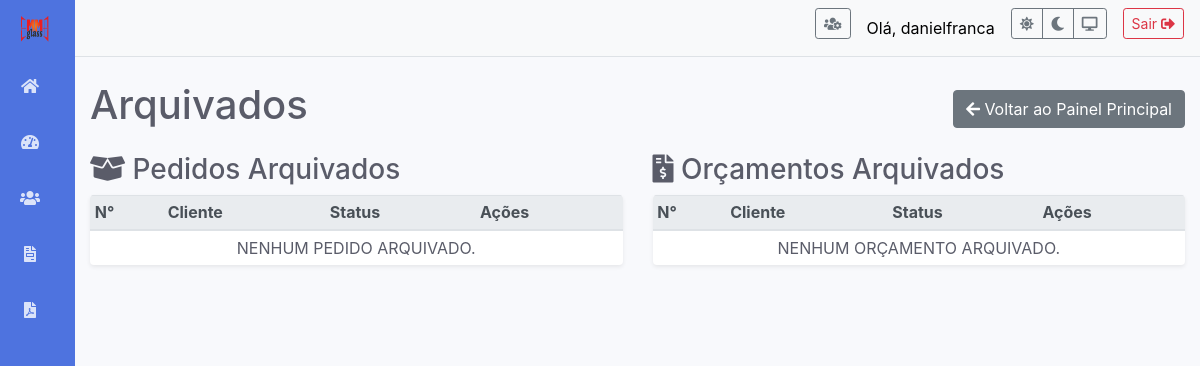
/arquivados (signed in), run on an earlier commit of the app's database.
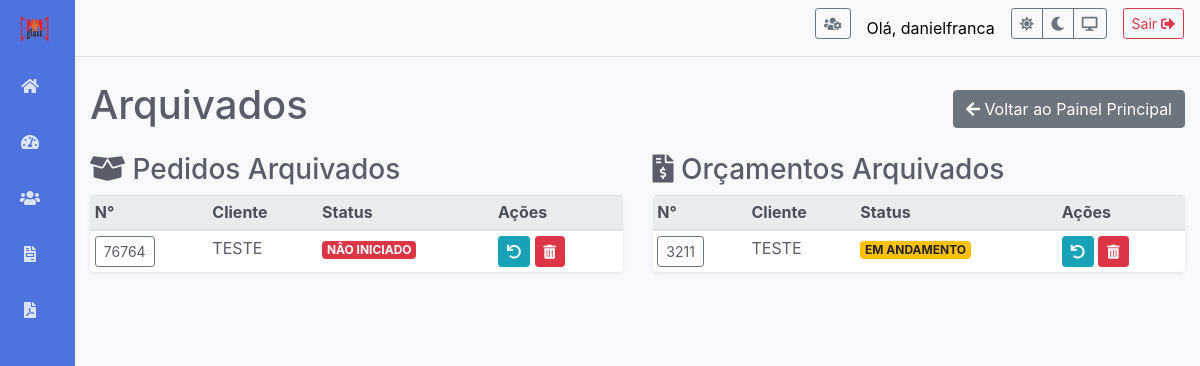
And on a later commit of the database.
### app.py (models this page shows)
class User(db.Model, UserMixin):
    id = db.Column(db.Integer, primary_key=True)
    username = db.Column(db.String(150), unique=True, nullable=False)
    password_hash = db.Column(db.String(150), nullable=False)
    is_admin = db.Column(db.Boolean, default=False, nullable=False)

class Entrada(db.Model):
    id = db.Column(db.Integer, primary_key=True)
    tipo = db.Column(db.String(50), nullable=False)
    numero_pedido = db.Column(db.Integer, unique=True, nullable=False)
    data_registro = db.Column(db.DateTime, nullable=False, default=datetime.utcnow)
    cliente = db.Column(db.String(100), nullable=False)
    status = db.Column(db.String(50), nullable=False, default='Não iniciado')
    descricao = db.Column(db.Text, nullable=False)
    observacoes = db.Column(db.Text, nullable=True)
    arquivado = db.Column(db.Boolean, default=False, nullable=False)
    anexos = db.relationship('Anexo', backref='entrada', lazy=True, cascade="all, delete-orphan")

### app.py (the view)
@app.route('/arquivados')
@login_required
def pedidos_arquivados():
    search_query = request.args.get('q', '')
    selected_status = request.args.get('status', '')
    pedidos_arquivados_query = Entrada.query.filter_by(tipo='Pedido', arquivado=True)
    orcamentos_arquivados_query = Entrada.query.filter_by(tipo='Orçamento', arquivado=True)
    pedidos = pedidos_arquivados_query.order_by(Entrada.data_registro.desc()).all()
    orcamentos = orcamentos_arquivados_query.order_by(Entrada.data_registro.desc()).all()
    return render_template('pedidos_arquivados.html', pedidos=pedidos, orcamentos=orcamentos,
                           search_query=search_query, selected_status=selected_status)

### app.py (called while the page is built)
@login_manager.user_loader
def load_user(user_id):
    return User.query.get(int(user_id))

### templates/pedidos_arquivados.html (shortened to what this page needs)
{% extends 'base.html' %}
{% block content %}
    <div class="d-flex justify-content-between align-items-center mb-3">
        <h1>Arquivados</h1>
        <a href="{{ url_for('painel_controle') }}" class="btn btn-secondary"><i class="fas fa-arrow-left"></i> Voltar ao Painel Principal</a>
    </div>
    <div class="row">
        <div class="col-lg-6">
            <h3><i class="fas fa-box-open"></i> Pedidos Arquivados</h3>
            <table class="table table-hover table-sm shadow-sm rounded table-uppercase">
                <thead class="thead-light">
                    <tr>
                        <th>N°</th>
                        <th>Cliente</th>
                        <th>Status</th>
                        <th>Ações</th>
                    </tr>
                </thead>
                <tbody>
                    {% for entrada in pedidos %}
                    <tr>
                        <td>
                            <button type="button" class="btn btn-outline-secondary btn-sm" style="color: var(--text-color);" data-toggle="modal" data-target="#detalhesModal-{{ entrada.id }}">
                                {% if entrada.numero_pedido > 1000000000 and entrada.tipo == 'Orçamento' %}
                                    <i class="fas fa-search"></i> Detalhes
                                {% else %}
                                    {{ entrada.numero_pedido }}
                                {% endif %}
                            </button>
                        </td>
                        <td>{{ entrada.cliente }}</td>
                        <td>
                            {% set status_color = 'secondary' %}
                            {% if entrada.status == 'Concluído' %}{% set status_color = 'success' %}
                            {% elif entrada.status == 'Em andamento' %}{% set status_color = 'warning' %}
                            {% elif entrada.status == 'Não iniciado' %}{% set status_color = 'danger' %}{% endif %}
                            <span class="badge badge-{{ status_color }}">{{ entrada.status }}</span>
                        </td>
                        <td>
                            <form action="{{ url_for('desarquivar_entrada', id=entrada.id) }}" method="post" style="display: inline;">
                                <button type="submit" class="btn btn-sm btn-info" title="Restaurar Pedido">
                                    <i class="fas fa-undo"></i>
                                </button>
                            </form>
                             <form action="{{ url_for('excluir_entrada', id=entrada.id) }}" method="post" style="display: inline;" onsubmit="return confirm('ATENÇÃO: Exclusão permanente! Tem a certeza?');">
                                <button type="submit" class="btn btn-sm btn-danger" title="Excluir Permanentemente">
                                    <i class="fas fa-trash-alt"></i>
                                </button>
                            </form>
                        </td>
                    </tr>
                    {% else %}
                    <tr><td colspan="4" class="text-center">Nenhum pedido arquivado.</td></tr>
                    {% endfor %}
                </tbody>
            </table>
        </div>
        <div class="col-lg-6">
            <h3><i class="fas fa-file-invoice-dollar"></i> Orçamentos Arquivados</h3>
            <table class="table table-hover table-sm shadow-sm rounded table-uppercase">
                <thead class="thead-light">
                    <tr>
                        <th>N°</th>
                        <th>Cliente</th>
                        <th>Status</th>
                        <th>Ações</th>
                    </tr>
                </thead>
                <tbody>
                    {% for entrada in orcamentos %}
                    <tr>
                        <td>
                            <button type="button" class="btn btn-outline-secondary btn-sm" style="color: var(--text-color);" data-toggle="modal" data-target="#detalhesModal-{{ entrada.id }}">
                                {% if entrada.numero_pedido > 1000000000 and entrada.tipo == 'Orçamento' %}
                                    <i class="fas fa-search"></i> Detalhes
                                {% else %}
                                    {{ entrada.numero_pedido }}
                                {% endif %}
                            </button>
                        </td>
                        <td>{{ entrada.cliente }}</td>
                        <td>
                            {% set status_color = 'secondary' %}
                            {% if entrada.status == 'Concluído' %}{% set status_color = 'success' %}
                            {% elif entrada.status == 'Em andamento' %}{% set status_color = 'warning' %}
                            {% elif entrada.status == 'Não iniciado' %}{% set status_color = 'danger' %}{% endif %}
                            <span class="badge badge-{{ status_color }}">{{ entrada.status }}</span>
                        </td>
                        <td>
                            <form action="{{ url_for('desarquivar_entrada', id=entrada.id) }}" method="post" style="display: inline;">
                                <button type="submit" class="btn btn-sm btn-info" title="Restaurar Orçamento">
                                    <i class="fas fa-undo"></i>
                                </button>
                            </form>
                             <form action="{{ url_for('excluir_entrada', id=entrada.id) }}" method="post" style="display: inline;" onsubmit="return confirm('ATENÇÃO: Exclusão permanente! Tem a certeza?');">
                                <button type="submit" class="btn btn-sm btn-danger" title="Excluir Permanentemente">
                                    <i class="fas fa-trash-alt"></i>
                                </button>
                            </form>
                        </td>
                    </tr>
                    {% else %}
                    <tr><td colspan="4" class="text-center">Nenhum orçamento arquivado.</td></tr>
                    {% endfor %}
                </tbody>
            </table>
        </div>
    </div>
{% endblock %}

### templates/base.html (shortened to what this page needs)
<!doctype html>
<html lang="pt" data-theme="light">
<head>
    <link rel="stylesheet" href="https://stackpath.bootstrapcdn.com/bootstrap/4.5.2/css/bootstrap.min.css">
    <link rel="stylesheet" href="https://cdnjs.cloudflare.com/ajax/libs/font-awesome/5.15.4/css/all.min.css">
</head>
<body>
    <div class="d-flex" id="wrapper">
        <div id="sidebar-wrapper">
            <div class="sidebar-heading">
                <img src="{{ url_for('static', filename='images/logo.png') }}" width="30" height="30" class="d-inline-block align-top" alt="Logo MMGlass">
                <span class="menu-text">MMGlass</span> </div>
            <div class="list-group list-group-flush">
                <a href="{{ url_for('inicio') }}" class="list-group-item">
                    <i class="fas fa-home fa-fw"></i>
                </a>
                <a href="{{ url_for('painel_controle') }}" class="list-group-item">
                    <i class="fas fa-tachometer-alt fa-fw"></i>
                </a>
                <a href="{{ url_for('cadastro_clientes') }}" class="list-group-item">
                    <i class="fas fa-users fa-fw"></i>
                </a>
                <a href="{{ url_for('relatorio_pedidos') }}" class="list-group-item">
                    <i class="fas fa-file-invoice fa-fw"></i>
                </a>
                <a href="{{ url_for('relatorio_romaneio') }}" class="list-group-item">
                    <i class="fas fa-file-pdf fa-fw"></i>
                </a>
            </div>
        </div>
        <div id="page-content-wrapper">
            <nav class="navbar navbar-expand-lg navbar-light border-bottom">
                <div class="collapse navbar-collapse">
                    <ul class="navbar-nav ml-auto mt-2 mt-lg-0">
                        {% if current_user.is_authenticated %}
                            {% if current_user.is_admin %}
                            <li class="nav-item"><a href="{{ url_for('gerir_usuarios') }}" class="btn btn-outline-secondary btn-sm mr-3" title="Gerir Utilizadores"><i class="fas fa-users-cog"></i></a></li>
                            {% endif %}
                            <li class="nav-item"><span class="navbar-text mr-3">Olá, {{ current_user.username }}</span></li>
                            <li class="nav-item">
                                <div class="btn-group btn-group-sm mr-3" role="group">
                                    <button type="button" class="btn btn-outline-secondary" id="theme-light" title="Tema Claro"><i class="fas fa-sun"></i></button>
                                    <button type="button" class="btn btn-outline-secondary" id="theme-dark" title="Tema Escuro"><i class="fas fa-moon"></i></button>
                                    <button type="button" class="btn btn-outline-secondary" id="theme-auto" title="Tema do Sistema"><i class="fas fa-desktop"></i></button>
                                </div>
                            </li>
                            <li class="nav-item"><a href="{{ url_for('logout') }}" class="btn btn-outline-danger btn-sm">Sair <i class="fas fa-sign-out-alt"></i></a></li>
                        {% endif %}
                    </ul>
                </div>
            </nav>
            <div class="container-fluid pt-4">
                {% block content %}{% endblock %}
            </div>
        </div>
        </div>
</body>
</html>

### templates/base.html (style rules this page uses)
:root { --bg-color: #f8f9fc; --text-color: #5a5c69; --card-bg: #fff; --table-bg: #fff; --border-color: #e3e6f0; --navbar-bg: #f8f9fa; --navbar-text: #000; --dropdown-hover-bg: #f8f9fa; --sidebar-bg: #4e73df; --sidebar-text: rgba(255,255,255,0.8); --sidebar-hover-bg: #4364c7; }
#wrapper { display: flex; }
#sidebar-wrapper { width: 80px; min-height: 100vh; background-color: var(--sidebar-bg); transition: width 0.2s ease-in-out; overflow-x: hidden; }
#sidebar-wrapper .sidebar-heading { padding: 0.875rem 1.25rem; font-size: 1.2rem; font-weight: bold; color: #fff; white-space: nowrap; display: flex; align-items: center; }
#sidebar-wrapper .list-group-item { display: flex; align-items: center; background-color: var(--sidebar-bg); color: var(--sidebar-text); border: none; padding: 1rem 1.25rem; white-space: nowrap; }
#sidebar-wrapper .list-group-item i { min-width: 20px; }
#page-content-wrapper { width: 100%; }
body { background-color: var(--bg-color); color: var(--text-color); transition: background-color 0.2s ease, color 0.2s ease; }
.table { background-color: var(--table-bg); color: var(--text-color); }
.table.rounded { overflow: hidden; }
.navbar { background-color: var(--navbar-bg) !important; }
.navbar-light .navbar-brand, .navbar-light .navbar-text { color: var(--navbar-text) !important; }
.table-uppercase td { text-transform: uppercase; }

What changed in the data, as far as the page shows it:
added Entrada: numero_pedido "76764", cliente "TESTE", status "NÃO INICIADO", shown under "Pedidos Arquivados"
now on this page (row edited): Entrada: numero_pedido "3211", cliente "TESTE", status "EM ANDAMENTO", shown under "Orçamentos Arquivados"
Also different on the page:
text no longer shown: "NENHUM PEDIDO ARQUIVADO. NENHUM ORÇAMENTO ARQUIVADO."
